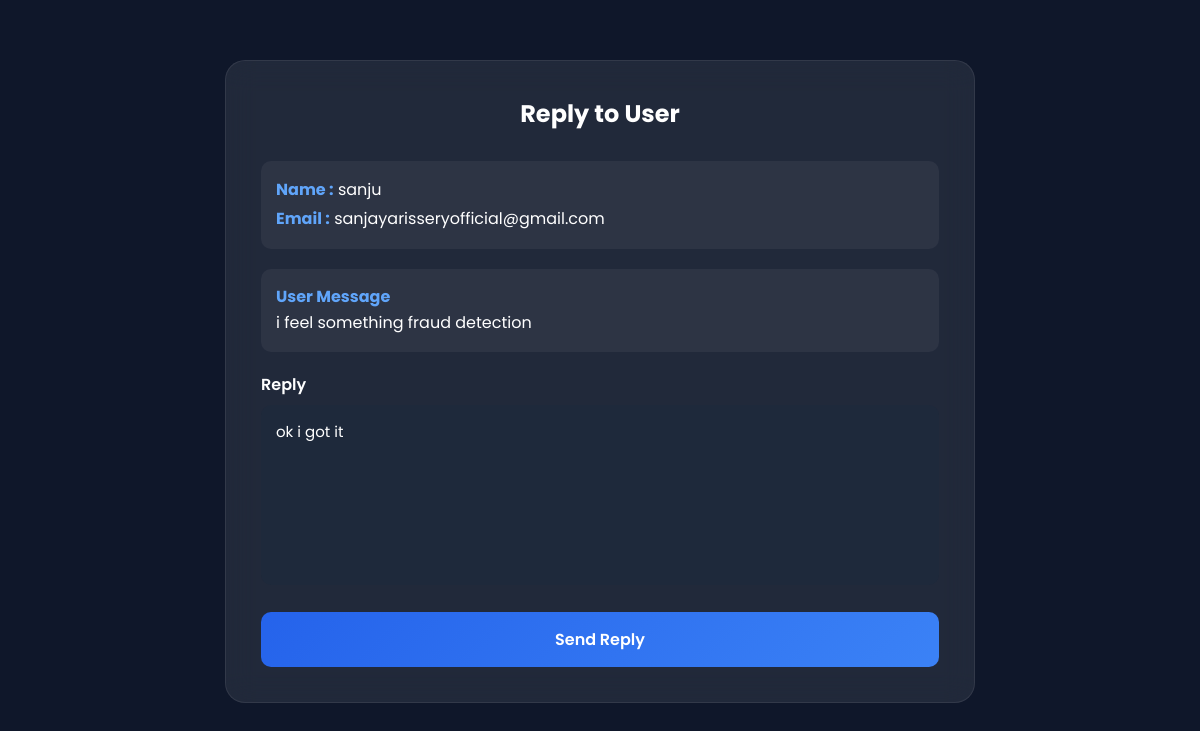
Screenshot of /reply-message/2/ with the database file from the repository.
### user_app/models.py (models this page shows, shortened)
class Contact(models.Model):
    name = models.CharField(max_length=100)
    email = models.EmailField()
    subject = models.CharField(max_length=200)
    message = models.TextField()
    reply = models.TextField(blank=True, null=True)
    created_at = models.DateTimeField(auto_now_add=True)

### user_app/views.py (the view)
# urls.py: path('reply-message/<int:id>/', views.reply_message, name='reply_message'),
def reply_message(request, id):
    contact = Contact.objects.get(id=id)
    if request.method == "POST":
        contact.reply = request.POST['reply']
        contact.save()
        return redirect('admin_messages')
    return render(request, "reply_messages.html", {
        "contact": contact
    })

### templates/reply_messages.html (shortened to what this page needs)
{% load static %}
<!DOCTYPE html>
<html lang="en">
<head>
</head>
<body>
<div class="container">
    <h2>Reply to User</h2>
    <div class="box">
        <p><strong>Name :</strong> {{ contact.name }}</p>
        <p><strong>Email :</strong> {{ contact.email }}</p>
    </div>
    <div class="box">
        <strong>User Message</strong>
        <p>{{ contact.message }}</p>
    </div>
    <form method="POST">
        <label>Reply</label>
        <textarea name="reply" placeholder="Write your reply here...">{{ contact.reply }}</textarea>
        <button type="submit" class="btn">
            Send Reply
        </button>
    </form>
</div>
</body>
</html>

### templates/reply_messages.html (style rules this page uses)
* { margin:0; padding:0; box-sizing:border-box; font-family:'Poppins',sans-serif; }
body { background:#0f172a; color:#fff; }
.container { max-width:750px; margin:60px auto; background:rgba(255,255,255,.08); backdrop-filter:blur(15px); padding:35px; border-radius:20px; border:1px solid rgba(255,255,255,.08); }
h2 { text-align:center; margin-bottom:30px; }
.box { background:rgba(255,255,255,.05); padding:15px; border-radius:10px; margin-bottom:20px; }
label { display:block; margin-bottom:8px; font-weight:600; }
textarea { width:100%; height:180px; resize:none; padding:15px; border:none; border-radius:10px; outline:none; background:#1e293b; color:white; font-size:15px; }
.btn { width:100%; padding:15px; border:none; border-radius:10px; margin-top:20px; cursor:pointer; font-size:16px; font-weight:600; color:white; background:linear-gradient(135deg,#2563eb,#3b82f6); }
strong { color:#60a5fa; }
p { line-height:1.8; }

### rows the page displays
Contact: name "sanju", email "sanjayarisseryofficial@gmail.com", message "i feel something fraud detection", reply "ok i got it"
